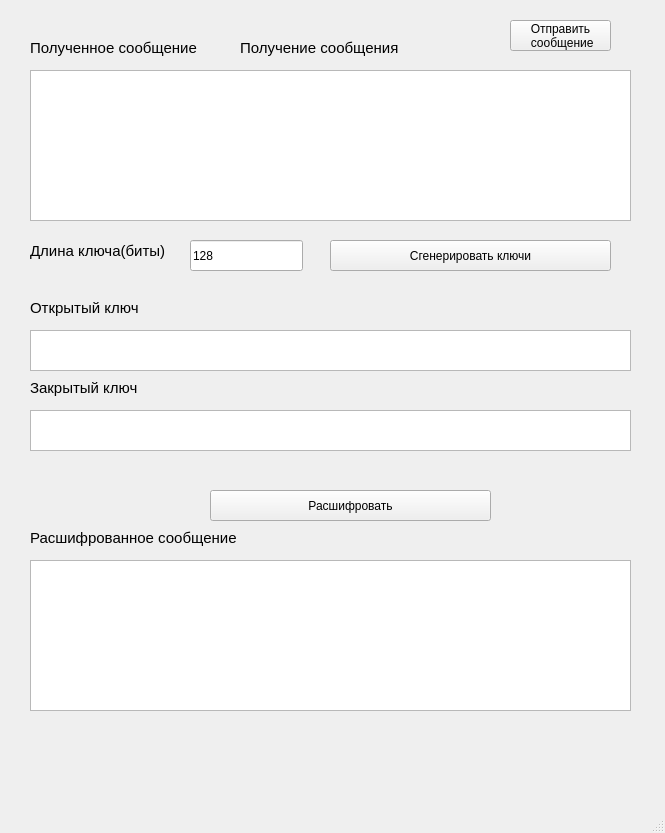
<?xml version="1.0" encoding="UTF-8"?>
<ui version="4.0">
 <class>MainWindow</class>
 <widget class="QMainWindow" name="MainWindow">
  <property name="geometry">
   <rect>
    <x>0</x>
    <y>0</y>
    <width>665</width>
    <height>833</height>
   </rect>
  </property>
  <property name="windowTitle">
   <string>MainWindow</string>
  </property>
  <widget class="QWidget" name="centralwidget">
   <widget class="QStackedWidget" name="stackedWidget">
    <property name="geometry">
     <rect>
      <x>20</x>
      <y>20</y>
      <width>621</width>
      <height>771</height>
     </rect>
    </property>
    <property name="currentIndex">
     <number>1</number>
    </property>
    <widget class="QWidget" name="page">
     <widget class="QPlainTextEdit" name="plainTextEdit_open_text">
      <property name="geometry">
       <rect>
        <x>10</x>
        <y>70</y>
        <width>601</width>
        <height>151</height>
       </rect>
      </property>
     </widget>
     <widget class="QLabel" name="label">
      <property name="geometry">
       <rect>
        <x>10</x>
        <y>40</y>
        <width>151</width>
        <height>16</height>
       </rect>
      </property>
      <property name="font">
       <font>
        <pointsize>11</pointsize>
       </font>
      </property>
      <property name="text">
       <string>Введите сообщение</string>
      </property>
     </widget>
     <widget class="QPushButton" name="pushButton_cypher">
      <property name="geometry">
       <rect>
        <x>160</x>
        <y>330</y>
        <width>281</width>
        <height>31</height>
       </rect>
      </property>
      <property name="text">
       <string>Зашифровать</string>
      </property>
     </widget>
     <widget class="QPlainTextEdit" name="plainTextEdit_result_msg">
      <property name="geometry">
       <rect>
        <x>10</x>
        <y>420</y>
        <width>601</width>
        <height>191</height>
       </rect>
      </property>
     </widget>
     <widget class="QLabel" name="label_3">
      <property name="geometry">
       <rect>
        <x>10</x>
        <y>390</y>
        <width>201</width>
        <height>16</height>
       </rect>
      </property>
      <property name="font">
       <font>
        <pointsize>11</pointsize>
       </font>
      </property>
      <property name="text">
       <string>Зашифрованное сообщение</string>
      </property>
     </widget>
     <widget class="QLabel" name="label_6">
      <property name="geometry">
       <rect>
        <x>230</x>
        <y>10</y>
        <width>151</width>
        <height>16</height>
       </rect>
      </property>
      <property name="font">
       <font>
        <pointsize>11</pointsize>
       </font>
      </property>
      <property name="text">
       <string>Отправка сообщения</string>
      </property>
     </widget>
     <widget class="QPushButton" name="pushButton_get_msg_window">
      <property name="geometry">
       <rect>
        <x>490</x>
        <y>0</y>
        <width>101</width>
        <height>31</height>
       </rect>
      </property>
      <property name="text">
       <string>Получить
 сообщение</string>
      </property>
     </widget>
     <widget class="QPushButton" name="pushButton">
      <property name="geometry">
       <rect>
        <x>440</x>
        <y>630</y>
        <width>171</width>
        <height>31</height>
       </rect>
      </property>
      <property name="text">
       <string>Отправить</string>
      </property>
     </widget>
     <widget class="QLineEdit" name="lineEdit_tg_username">
      <property name="geometry">
       <rect>
        <x>260</x>
        <y>630</y>
        <width>151</width>
        <height>31</height>
       </rect>
      </property>
     </widget>
     <widget class="QLabel" name="label_11">
      <property name="geometry">
       <rect>
        <x>20</x>
        <y>630</y>
        <width>231</width>
        <height>31</height>
       </rect>
      </property>
      <property name="font">
       <font>
        <pointsize>11</pointsize>
       </font>
      </property>
      <property name="text">
       <string>Логин пользователя в telegramm</string>
      </property>
     </widget>
     <widget class="QPlainTextEdit" name="plainTextEdit_public_key_on_get">
      <property name="geometry">
       <rect>
        <x>10</x>
        <y>260</y>
        <width>601</width>
        <height>51</height>
       </rect>
      </property>
     </widget>
     <widget class="QLabel" name="label_9">
      <property name="geometry">
       <rect>
        <x>10</x>
        <y>230</y>
        <width>181</width>
        <height>16</height>
       </rect>
      </property>
      <property name="font">
       <font>
        <pointsize>11</pointsize>
       </font>
      </property>
      <property name="text">
       <string>Открытый ключ</string>
      </property>
     </widget>
    </widget>
    <widget class="QWidget" name="page_2">
     <widget class="QLabel" name="label_7">
      <property name="geometry">
       <rect>
        <x>220</x>
        <y>20</y>
        <width>161</width>
        <height>16</height>
       </rect>
      </property>
      <property name="font">
       <font>
        <pointsize>11</pointsize>
       </font>
      </property>
      <property name="text">
       <string>Получение сообщения</string>
      </property>
     </widget>
     <widget class="QPushButton" name="pushButton_put_msg_window">
      <property name="geometry">
       <rect>
        <x>490</x>
        <y>0</y>
        <width>101</width>
        <height>31</height>
       </rect>
      </property>
      <property name="text">
       <string>Отправить
 сообщение</string>
      </property>
     </widget>
     <widget class="QLabel" name="label_8">
      <property name="geometry">
       <rect>
        <x>10</x>
        <y>20</y>
        <width>181</width>
        <height>16</height>
       </rect>
      </property>
      <property name="font">
       <font>
        <pointsize>11</pointsize>
       </font>
      </property>
      <property name="text">
       <string>Полученное сообщение</string>
      </property>
     </widget>
     <widget class="QPlainTextEdit" name="plainTextEdit_get_msg">
      <property name="geometry">
       <rect>
        <x>10</x>
        <y>50</y>
        <width>601</width>
        <height>151</height>
       </rect>
      </property>
     </widget>
     <widget class="QLabel" name="label_10">
      <property name="geometry">
       <rect>
        <x>10</x>
        <y>510</y>
        <width>211</width>
        <height>16</height>
       </rect>
      </property>
      <property name="font">
       <font>
        <pointsize>11</pointsize>
       </font>
      </property>
      <property name="text">
       <string>Расшифрованное сообщение</string>
      </property>
     </widget>
     <widget class="QPlainTextEdit" name="plainTextEdit_get_msg_result">
      <property name="geometry">
       <rect>
        <x>10</x>
        <y>540</y>
        <width>601</width>
        <height>151</height>
       </rect>
      </property>
     </widget>
     <widget class="QPushButton" name="pushButton_uncypher">
      <property name="geometry">
       <rect>
        <x>190</x>
        <y>470</y>
        <width>281</width>
        <height>31</height>
       </rect>
      </property>
      <property name="text">
       <string>Расшифровать</string>
      </property>
     </widget>
     <widget class="QPlainTextEdit" name="plainTextEdit_public_key">
      <property name="geometry">
       <rect>
        <x>10</x>
        <y>310</y>
        <width>601</width>
        <height>41</height>
       </rect>
      </property>
     </widget>
     <widget class="QLabel" name="label_2">
      <property name="geometry">
       <rect>
        <x>10</x>
        <y>280</y>
        <width>151</width>
        <height>16</height>
       </rect>
      </property>
      <property name="font">
       <font>
        <pointsize>11</pointsize>
       </font>
      </property>
      <property name="text">
       <string>Открытый ключ</string>
      </property>
     </widget>
     <widget class="QLineEdit" name="lineEdit_key_len">
      <property name="geometry">
       <rect>
        <x>170</x>
        <y>220</y>
        <width>113</width>
        <height>31</height>
       </rect>
      </property>
      <property name="text">
       <string>128</string>
      </property>
     </widget>
     <widget class="QPlainTextEdit" name="plainTextEdit_private_key">
      <property name="geometry">
       <rect>
        <x>10</x>
        <y>390</y>
        <width>601</width>
        <height>41</height>
       </rect>
      </property>
     </widget>
     <widget class="QLabel" name="label_5">
      <property name="geometry">
       <rect>
        <x>10</x>
        <y>220</y>
        <width>141</width>
        <height>21</height>
       </rect>
      </property>
      <property name="font">
       <font>
        <pointsize>11</pointsize>
       </font>
      </property>
      <property name="text">
       <string>Длина ключа(биты)</string>
      </property>
     </widget>
     <widget class="QLabel" name="label_4">
      <property name="geometry">
       <rect>
        <x>10</x>
        <y>360</y>
        <width>151</width>
        <height>16</height>
       </rect>
      </property>
      <property name="font">
       <font>
        <pointsize>11</pointsize>
       </font>
      </property>
      <property name="text">
       <string>Закрытый ключ</string>
      </property>
     </widget>
     <widget class="QPushButton" name="pushButton_gen_keys">
      <property name="geometry">
       <rect>
        <x>310</x>
        <y>220</y>
        <width>281</width>
        <height>31</height>
       </rect>
      </property>
      <property name="text">
       <string>Сгенерировать ключи</string>
      </property>
     </widget>
    </widget>
   </widget>
  </widget>
  <widget class="QMenuBar" name="menubar">
   <property name="geometry">
    <rect>
     <x>0</x>
     <y>0</y>
     <width>665</width>
     <height>21</height>
    </rect>
   </property>
  </widget>
  <widget class="QStatusBar" name="statusbar"/>
 </widget>
 <resources/>
 <connections/>
</ui>
